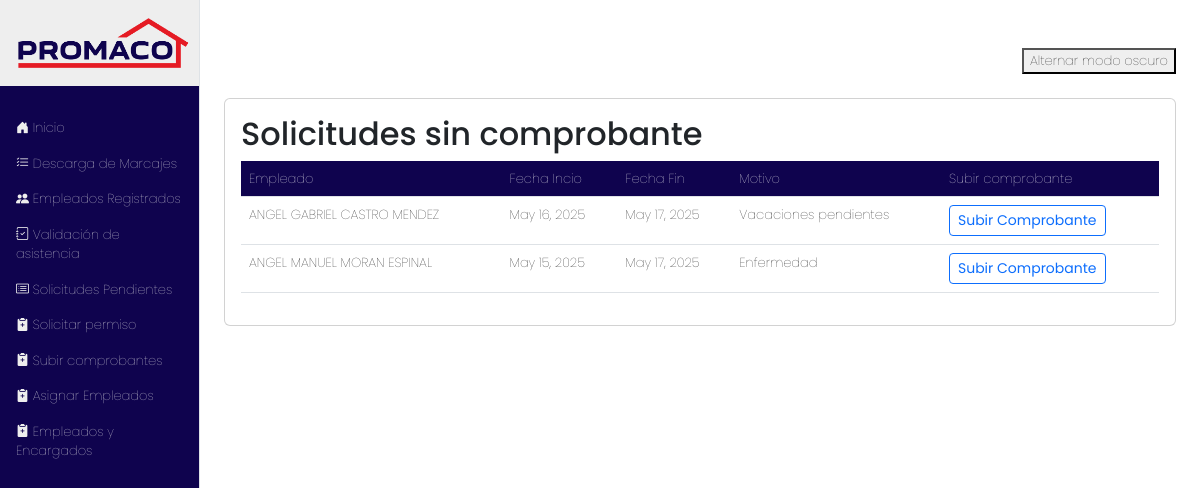
The app's page /marcaje/subir_comprobantes/, older data.
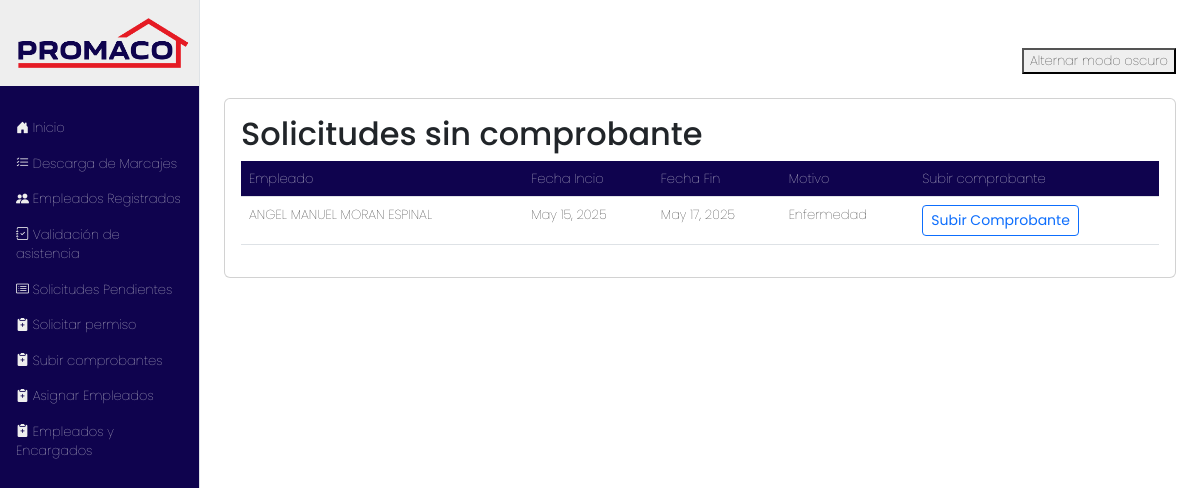
The same page, newer data.
### marcaje/models.py (models this page shows, shortened)
class Permisos(models.Model):
    ESTADO_SOLICITUD = [
        ('P', 'Pendiente'),
        ('A', 'Aprobada'),
        ('R', 'Rechazada'),
    ]
    encargado = models.ForeignKey(Empleado, related_name="solicitudes_enviadas", on_delete=models.PROTECT)
    empleado = models.ForeignKey(Empleado, on_delete=models.CASCADE)
    tipo_permiso = models.ForeignKey(TipoPermisos, on_delete=models.PROTECT)
    fecha_inicio = models.DateField()
    fecha_final = models.DateField()
    fecha_solicitud = models.DateTimeField(auto_now=True)
    descripcion = models.CharField(max_length=300)
    tiene_comprobante = models.BooleanField(default=False)
    estado_solicitud = models.CharField(choices=ESTADO_SOLICITUD, default='P')

class Empleado(models.Model):
    id_externo = models.IntegerField(unique=True)
    codigo = models.CharField(max_length=20)
    nombre = models.CharField(max_length=100)
    departamento = models.CharField(max_length=100)
    sucursal = models.ForeignKey(Sucursal, on_delete=models.PROTECT)
    es_encargado = models.BooleanField(default=False)
    class Meta:
        verbose_name = "Empleado"
        verbose_name_plural = "Empleados"
        ordering = ['nombre']
    def __str__(self):
        return f"{self.nombre} "

### marcaje/views.py (the view)
# urls.py: path('subir_comprobantes/', views.subir_comprobante, name='subir_comprobantes'),
def subir_comprobante(request):
    solicitudes = Permisos.objects.filter(tiene_comprobante=False)
    return render(request, 'subir_comprobantes.html', {
        'solicitudes': solicitudes,
    })

### marcaje/templates/subir_comprobantes.html (shortened to what this page needs)
 {% extends 'base.html' %}
 {% block content %}
 <div class="card">
  <div class="card-body">
<h2>Solicitudes sin comprobante</h2>
<div class="table-responsive">
<table id="tabla-comprobantes" class="table">
  <thead class="">
    <tr>
      <th>Empleado</th>
      <th>Fecha Incio</th>
      <th>Fecha Fin</th>
      <th>Motivo</th>
      <th>Subir comprobante</th>
    </tr>
  </thead>
  <tbody>
    {% for s in solicitudes %}
      <tr id="permiso-{{s.id}}">
        <td>{{ s.empleado }}</td>
        <td>{{ s.fecha_inicio }}</td>
        <td>{{s.fecha_final}}</td>
        <td>{{ s.descripcion }}</td>
        <td>
          <button class="btn btn-outline-primary btn-sm"
          hx-get="{% url 'form_comprobante' s.id %}"
          hx-target="#formulario-{{ s.id }}"
          hx-swap="innerHTML">
    Subir Comprobante
          </button>
        </td>
      </tr>
    {% empty %}
      <tr>
        <td colspan="4">No hay solicitudes pendientes de comprobante.</td>
      </tr>
    {% endfor %}
  </tbody>
</table>
</div>
</div>
</div>
{%endblock%}

Row changes from the older to the newer data that the page shows:
no longer on this page (row edited): Permisos: empleado "ANGEL GABRIEL CASTRO MENDEZ", fecha_inicio "May 16, 2025", fecha_final "May 17, 2025", descripcion "Vacaciones pendientes"
